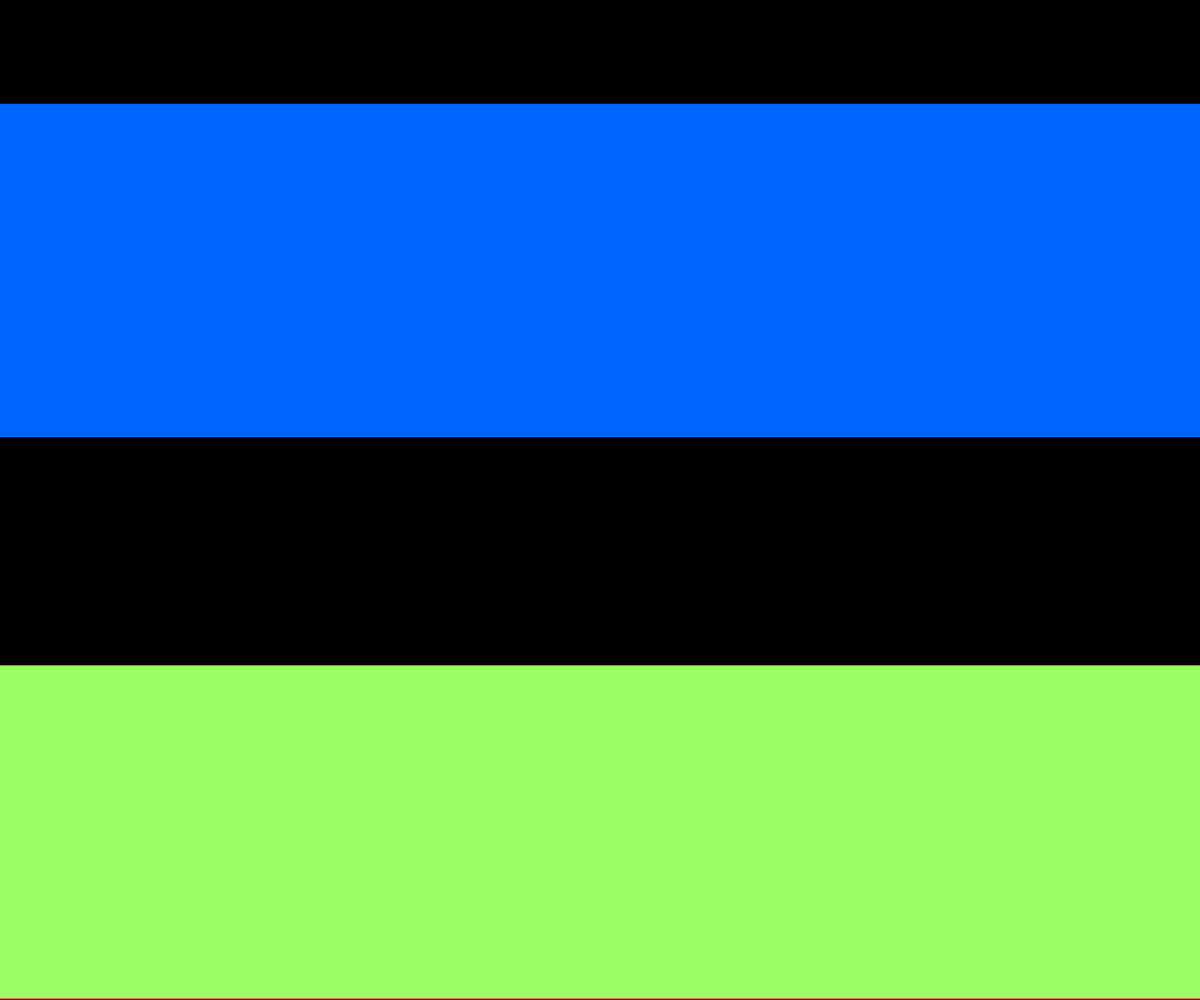
Frame 1 (no input)
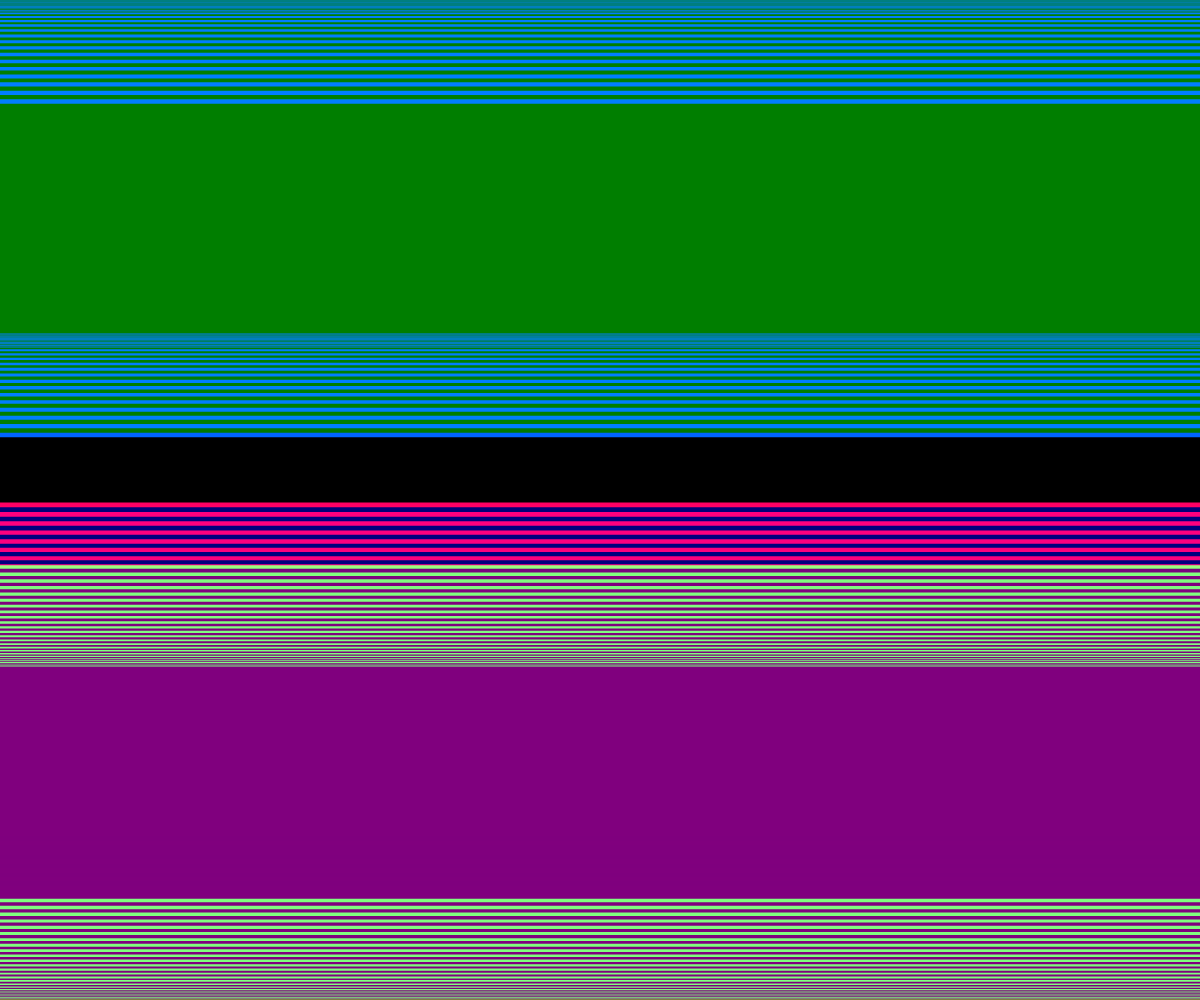
Frame 60 (no input)
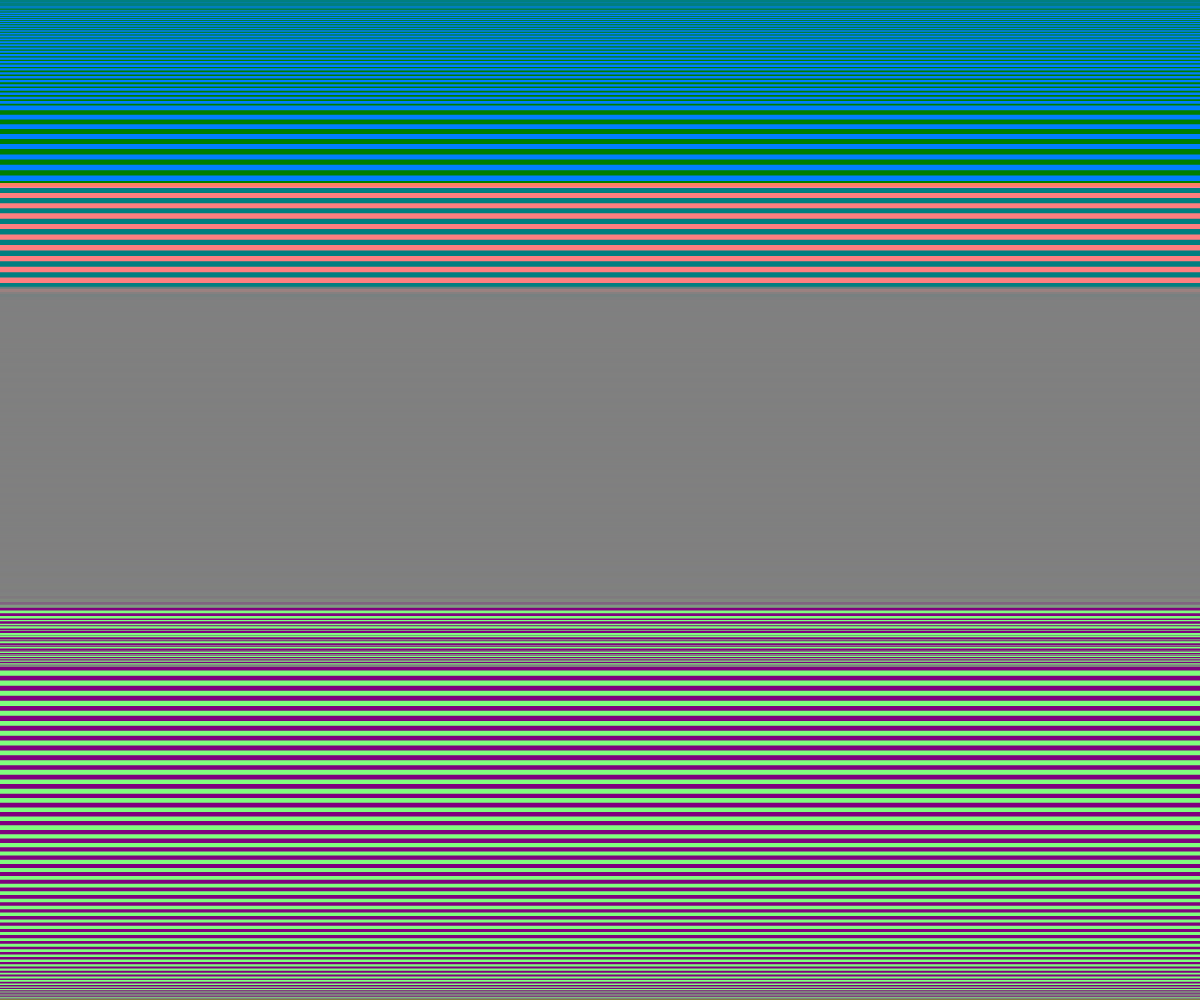
Frame 120 (the mouse pressed at the canvas centre since frame 60)

The p5.js sketch that drew these frames (run headless with seeded random() and noise() and a simulated clock; from frame 60 on, the mouse is pressed at the canvas centre):

// p5.js sketch
// ── sketch.js
var color1;
var color2;
var color3;

function setup() {
	
	createCanvas(windowWidth, windowHeight);

	color1 = color(0, 100, 255);
	color2 = color(255, 0, 100);
	color3 = color(100, 255, 0);
}

function draw() {

	// the y value of each rectangle is determined by Math.sin() formed from Date.now()
	// divided by values that are multiples of 100 apart from eachother (900, 1000, 1100, etc).
	background(0);
	noStroke();

	// blend mode in processing works similarly to how you may be familiar with
	// it in Photoshop. EXCLUSION mode is a less extreme version of a DIFFERENCE
	// blend mode which produces a color that is a subtraction of the current color
	// and the color below it on the screen.
	// For more info check out: http://p5js.org/reference/#/p5/blendMode
	blendMode(EXCLUSION);

	// draw the first rectangle
	fill(color1);
	var rectHeight = windowHeight / 3;
	var y = map(Math.sin(Date.now() / 900), -1.0, 1.0, 0, windowHeight - rectHeight);
	rect(0, y, windowWidth, rectHeight);	

	// draw the second rectangle
	fill(color2);
	y = map(Math.sin(Date.now() / 1000), -1.0, 1.0, 0, windowHeight - rectHeight);
	rect(0, y, windowWidth, rectHeight);	

	// draw the third rectangle
	fill(color3);
	y = map(Math.sin(Date.now() / 1100), -1.0, 1.0, 0, windowHeight - rectHeight);
	rect(0, y, windowWidth, rectHeight);	
}

// called when the window is resized
function windowResized() {
  // here we resize the canvas by the new window width and height
  // to assure that our canvas is always "fullscreen".
  resizeCanvas(windowWidth, windowHeight);
}
